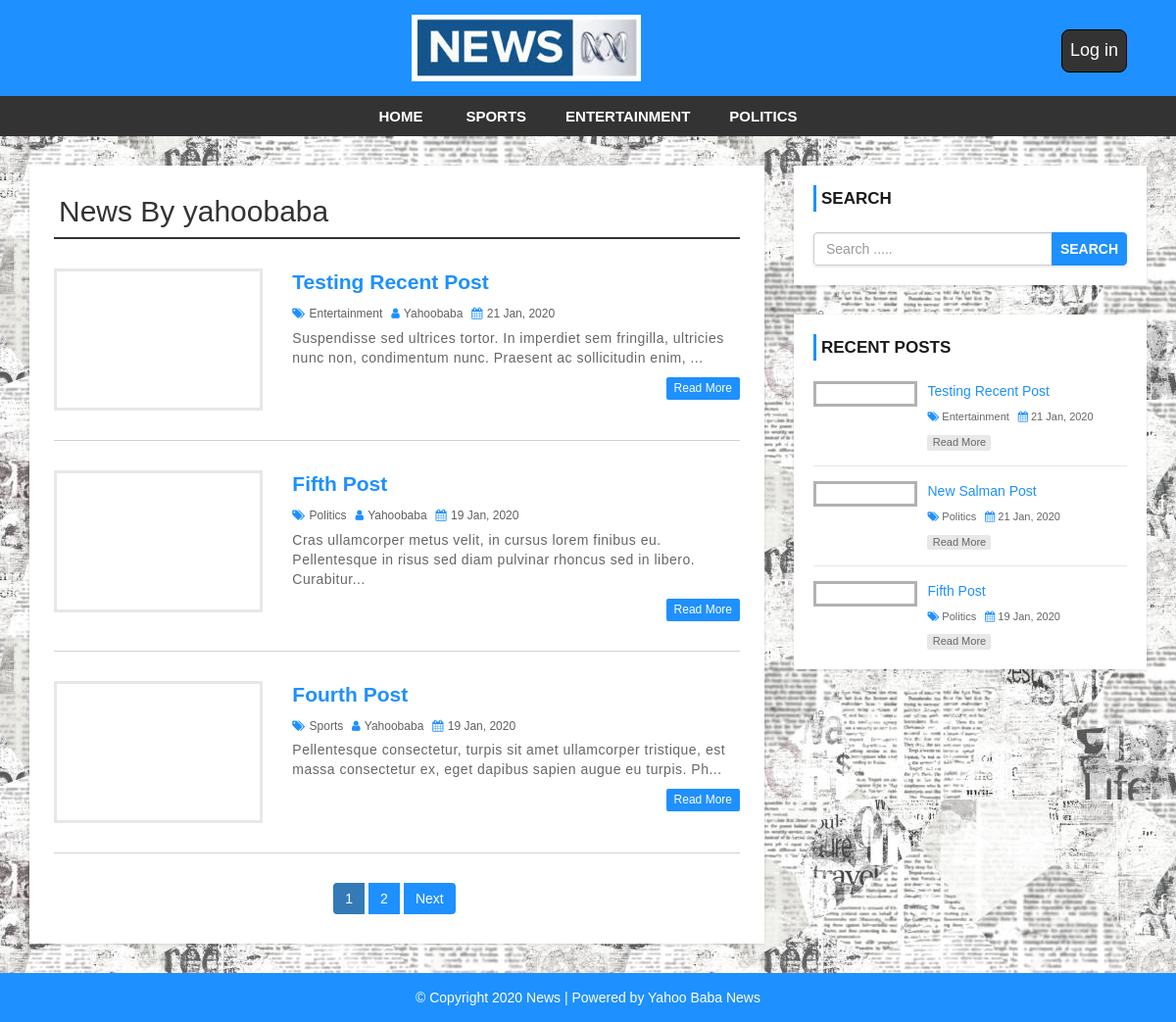
Page /author.php?aid=27 on the committed database.
### tables this page shows
CREATE TABLE `settings` (
  `id` int(11) NOT NULL,
  `websitename` varchar(60) NOT NULL,
  `logo` varchar(50) NOT NULL,
  `footerdesc` varchar(255) NOT NULL
);

CREATE TABLE `category` (
  `category_id` int(11) NOT NULL,
  `category_name` varchar(100) NOT NULL,
  `post` int(11) NOT NULL DEFAULT 0
);

CREATE TABLE `user` (
  `user_id` int(10) UNSIGNED NOT NULL,
  `first_name` varchar(30) NOT NULL,
  `last_name` varchar(30) NOT NULL,
  `username` varchar(30) DEFAULT NULL,
  `password` varchar(40) DEFAULT NULL,
  `role` int(11) NOT NULL
);

CREATE TABLE `post` (
  `post_id` int(11) NOT NULL,
  `title` varchar(100) NOT NULL,
  `description` text NOT NULL,
  `category` varchar(100) NOT NULL,
  `post_date` varchar(50) NOT NULL,
  `author` int(11) NOT NULL,
  `post_img` varchar(100) NOT NULL
);

### config.php (called while the page is built, shortened)
<?php
$hostname = "http://localhost/news-site";
?>

### author.php (the view, shortened to what this page needs)
<?php include 'header.php'; ?>
    <div id="main-content">
      <div class="container">
        <div class="row">
            <div class="col-md-8">
              <div class="post-container">
                <?php
                include "config.php";
                if(isset($_GET['aid'])){
                  $auth_id = $_GET['aid'];
                  $sql1 = "SELECT * FROM post JOIN user
                          ON post.author = user.user_id
                          WHERE post.author = {$auth_id}";
                  $result1 = mysqli_query($conn, $sql1) or die("Query Failed.");
                  $row1 = mysqli_fetch_assoc($result1);
                ?>
                <h2 class="page-heading">News By <?php echo $row1['username']; ?></h2>
                <?php
                  $limit = 3;
                  if(isset($_GET['page'])){
                    $page = $_GET['page'];
                  }else{
                    $page = 1;
                  }
                  $offset = ($page - 1) * $limit;
                  $sql = "SELECT post.post_id, post.title, post.description,post.post_date,post.author,
                  category.category_name,user.username,post.category,post.post_img FROM post
                  LEFT JOIN category ON post.category = category.category_id
                  LEFT JOIN user ON post.author = user.user_id
                  WHERE post.author = {$auth_id}
                  ORDER BY post.post_id DESC LIMIT {$offset},{$limit}";
                  $result = mysqli_query($conn, $sql) or die("Query Failed.");
                  if(mysqli_num_rows($result) > 0){
                    while($row = mysqli_fetch_assoc($result)) {
                ?>
                  <div class="post-content">
                      <div class="row">
                          <div class="col-md-4">
                            <a class="post-img" href="single.php?id=<?php echo $row['post_id']; ?>"><img src="admin/upload/<?php echo $row['post_img']; ?>" alt=""/></a>
                          </div>
                          <div class="col-md-8">
                            <div class="inner-content clearfix">
                                <h3><a href='single.php?id=<?php echo $row['post_id']; ?>'><?php echo $row['title']; ?></a></h3>
                                <div class="post-information">
                                    <span>
                                        <i class="fa fa-tags" aria-hidden="true"></i>
                                        <a href='category.php?cid=<?php echo $row['category']; ?>'><?php echo $row['category_name']; ?></a>
                                    </span>
                                    <span>
                                        <i class="fa fa-user" aria-hidden="true"></i>
                                        <a href='author.php?aid=<?php echo $row['author']; ?>'><?php echo $row['username']; ?></a>
                                    </span>
                                    <span>
                                        <i class="fa fa-calendar" aria-hidden="true"></i>
                                        <?php echo $row['post_date']; ?>
                                    </span>
                                </div>
                                <p class="description">
                                    <?php echo substr($row['description'],0,130) . "..."; ?>
                                </p>
                                <a class='read-more pull-right' href='single.php?id=<?php echo $row['post_id']; ?>'>read more</a>
                            </div>
                          </div>
                      </div>
                  </div>
                  <?php
                    }
                  }else{
                    echo "<h2>No Record Found.</h2>";
                  }
                  if(mysqli_num_rows($result1) > 0){
                    $total_records = mysqli_num_rows($result1);
                    $total_page = ceil($total_records / $limit);
                    echo '<ul class="pagination admin-pagination">';
                    for($i = 1; $i <= $total_page; $i++){
                      if($i == $page){
                        $active = "active";
                      }else{
                        $active = "";
                      }
                      echo '<li class="'.$active.'"><a href="author.php?aid='.$auth_id .'&page='.$i.'">'.$i.'</a></li>';
                    }
                    if($total_page > $page){
                      echo '<li><a href="author.php?aid='.$auth_id .'&page='.($page + 1).'">Next</a></li>';
                    }
                    echo '</ul>';
                  }
                }else{
                  echo "<h2>No Record Found.</h2>";
                }
                  ?>
              </div>
            </div>
            <?php include 'sidebar.php'; ?>
        </div>
      </div>
    </div>
<?php include 'footer.php'; ?>

### header.php (shortened to what this page needs)
<?php
include "config.php";
?>
<!DOCTYPE html>
<html lang="en">
<head>
  <link rel="stylesheet" href="css/bootstrap.min.css" />
  <link rel="stylesheet" href="css/font-awesome.css">
  <link rel="stylesheet" href="css/style.css">
</head>
<body>
  <div id="header">
    <div class="container">
      <div class="row">
        <div class=" col-md-offset-4 col-md-4" style="display: flex;">
          <?php
          include "config.php";
          $sql = "SELECT * FROM settings";
          $result = mysqli_query($conn, $sql) or die("Query Failed.");
          if (mysqli_num_rows($result) > 0) {
            while ($row = mysqli_fetch_assoc($result)) {
              if ($row['logo'] == "") {
                echo '<a href="index.php"><h1>' . $row['websitename'] . '</h1></a>';
              } else {
                echo '<a href="index.php" id="logo"><img src="admin/images/' . $row['logo'] . '"></a>';
              }
            }
          }
          ?>
        </div>
        <div class='login'>
                <a href="admin/index.php">Log in</a>
          </div>
      </div>
    </div>
  </div>
  <div id="menu-bar">
    <div class="container">
      <div class="row">
        <div class="col-md-12">
          <?php
          include "config.php";
          $sql = "SELECT * FROM category WHERE post > 0";
          $result = mysqli_query($conn, $sql) or die("Query Failed. : Category");
          if (mysqli_num_rows($result) > 0) {
            $active = "";
            ?>
            <ul class='menu'>
              <li><a href='<?php echo $hostname; ?>'>Home</a></li>
              <?php while ($row = mysqli_fetch_assoc($result)) {
                echo "<li><a class='{$active}' href='category.php?cid={$row['category_id']}'>{$row['category_name']}</a></li>";
              } ?>
            </ul>
          <?php } ?>
        </div>
      </div>
    </div>
  </div>

### sidebar.php (shortened to what this page needs)
<div id="sidebar" class="col-md-4">
    <div class="search-box-container">
        <h4>Search</h4>
        <form class="search-post" action="search.php" method ="GET">
            <div class="input-group">
                <input type="text" name="search" class="form-control" placeholder="Search .....">
                <span class="input-group-btn">
                    <button type="submit" class="btn btn-danger">Search</button>
                </span>
            </div>
        </form>
    </div>
    <div class="recent-post-container">
        <h4>Recent Posts</h4>
        <?php
        include "config.php";
        $limit = 3;
        $sql = "SELECT post.post_id, post.title, post.post_date,
        category.category_name,post.category,post.post_img FROM post
        LEFT JOIN category ON post.category = category.category_id
        ORDER BY post.post_id DESC LIMIT {$limit}";
        $result = mysqli_query($conn, $sql) or die("Query Failed. : Recent Post");
        if(mysqli_num_rows($result) > 0){
          while($row = mysqli_fetch_assoc($result)) {
      ?>
        <div class="recent-post">
            <a class="post-img" href="single.php?id=<?php echo $row['post_id']; ?>">
            </a>
            <div class="post-content">
                <h5><a href="single.php?id=<?php echo $row['post_id']; ?>"><?php echo $row['title']; ?></a></h5>
                <span>
                    <i class="fa fa-tags" aria-hidden="true"></i>
                    <a href='category.php?cid=<?php echo $row['category']; ?>'><?php echo $row['category_name']; ?></a>
                </span>
                <span>
                    <i class="fa fa-calendar" aria-hidden="true"></i>
                    <?php echo $row['post_date']; ?>
                </span>
                <a class="read-more" href="single.php?id=<?php echo $row['post_id']; ?>">read more</a>
            </div>
        </div>
    <?php
      }
    }
    ?>
    </div>
</div>

### footer.php
<div id ="footer">
    <div class="container">
        <div class="row">
            <div class="col-md-12">
              <?php
                include "config.php";
                $sql = "SELECT * FROM settings";
                $result = mysqli_query($conn, $sql) or die("Query Failed.");
                if(mysqli_num_rows($result) > 0){
                  while($row = mysqli_fetch_assoc($result)) {
              ?>
                <span><?php echo $row['footerdesc']; ?></span>
              <?php
                }
              }
              ?>
            </div>
        </div>
    </div>
</div>
</body>
</html>

### css/style.css (style rules this page uses)
body { background: #f1f1f1; font-family: sans-serif,arial,Helvetica; }
a, a:hover, a:focus { text-decoration: none; outline: none; }
ul { margin:0; padding:0; list-style:none; }
h2.page-heading { margin: 5px 0 30px; padding: 0 5px 10px; border-bottom: 2px solid #333; }
form { background: #fff; padding: 25px; box-shadow:0 1px 3px rgba(0, 0, 0, 0.13); }
#header { background: #1e90ff; text-align: center; padding: 15px; }
#logo { display: inline-block; width: 65%; }
#logo img { width: 100%; }
#menu-bar { background: #333; text-align: center; }
#menu-bar .menu > li { display: inline-block; }
.menu > li > a { padding: 10px 20px; display: block; text-transform: uppercase; color: #fff; font-size: 15px; font-weight:600; transition:all 0.5s ease 0s; }
#main-content { padding: 30px 0; min-height: 750px; }
#main-content .post-container { background-color: #fff; padding: 25px; box-shadow: 0 1px 3px rgba(0, 0, 0, 0.13); }
#main-content .post-content { border-bottom: 1px solid #d1d1d1; padding: 0 0 30px; margin-bottom:30px; }
#main-content .post-content .post-img { border: 3px solid #e7e7e7; display: block; height: 145px; overflow: hidden; transition: border .3s; }
#main-content .post-content h3 { font-size: 21px; line-height: 28px; font-weight: 600; margin: 0 0 7px; }
#main-content .post-content h3 a { color: #1e90ff; transition:all 0.3s; }
#main-content .post-content .post-information span { color: #606060; font-size: 12px; text-transform: capitalize; margin: 0 5px 5px 0; display: inline-block; }
#main-content .post-content .post-information i { color: #1e90ff; margin-right: 1px; }
#main-content .post-content .post-information a { color: #606060; text-decoration: none; }
#main-content .post-content p, #main-content .single-post p { color: #666; font-size: 14px; letter-spacing: 0.5px; margin:0 0 10px; }
#main-content .post-content a.read-more { color: #fff; background-color: #1E90FF; font-size: 12px; text-transform: capitalize; padding: 3px 8px; border-radius: 2px; transition: all 0.3s; }
.pagination { display: block; text-align: center; margin: 0; }
.pagination li { display:inline-block; margin: 0 5px 0 0; }
.pagination li a { border: none; background: #1e90ff; color: #fff; }
i.fa { color:#222; }
#sidebar h4 { color: #1A1A1A; font-size: 17px; line-height: 27px; font-weight:600; text-transform: uppercase; padding: 0 0 0 5px; margin: 0 0 21px; border-left: 3px solid #1e90ff; }
#sidebar .search-box-container { background-color: #fff; padding: 20px; margin: 0 0 30px; box-shadow: 0 1px 3px rgba(0, 0, 0, 0.13); }
#sidebar .search-post { padding: 0; }
#sidebar .search-post input { color: #606060; }
#sidebar .search-post .btn { font-weight: 600; text-transform: uppercase; padding: 6px 8px; background-color: #1E90FF; border-color: #1E90FF; outline: none; }
#sidebar .recent-post-container { padding: 20px; background: #fff; box-shadow: 0 1px 3px rgba(0, 0, 0, 0.13); }
#sidebar .recent-post { border-bottom: 1px solid #e7e7e7; padding: 0 0 15px; margin: 0 0 15px; }
#sidebar .recent-post:last-child { margin: 0; padding: 0; border: none; }
#sidebar .recent-post .post-img { display: inline-block; width: 33%; border: 3px solid rgba(0,0,0,0.3); vertical-align: top; transition: border .3s; }
#sidebar .recent-post .post-content { width: 65%; display: inline-block; border: none; padding: 0 0 0 7px; margin: 0; }
#sidebar .recent-post h5 { font-size: 14px; line-height: 20px; margin: 0 0 5px; }
#sidebar .recent-post h5 a { color: #1E90FF; }
#sidebar .recent-post span { color: #666; font-size: 11px; display: inline-block; margin: 0 5px 10px 0; }
#sidebar .recent-post span a { color: #666; }
#sidebar .recent-post span i { color: #1E90FF; }
#sidebar .recent-post a.read-more { color: #666; background-color: rgba(0,0,0,0.09); width: 65px; font-size: 11px; text-align: center; padding: 0; display: block; transition: all 0.3s; }
#footer { color: #fff; padding:15px 0; text-align:center; background-color:#1e90ff; }
#footer a { color:#fff; }

### header.php (style rules this page uses)
.login a { background-color: #333; font-size: 18px; position: absolute; right: 50px; border: 1px solid black; top: 30px; padding: 8px; color: white; border-radius: 8px; }
body { background-image: url('images/logoo-bg.jpg'); background-attachment: fixed; }

### rows in the picture
settings: logo (picture), footerdesc "© Copyright 2020 News | Powered by Yahoo Baba News"
category: category_name "SPORTS"
category: category_name "ENTERTAINMENT"
category: category_name "POLITICS"
user: username "yahoobaba"
post: title "Testing Recent Post", category.category_name "Entertainment", user.username "Yahoobaba", post_date "21 Jan, 2020", description "Suspendisse sed ultrices tortor. In imperdiet sem fringilla, ultricies nunc non, condimentum nunc. Praesent ac sollicitudin enim,"
post: title "Fifth Post", category.category_name "Politics", user.username "Yahoobaba", post_date "19 Jan, 2020", description "Cras ullamcorper metus velit, in cursus lorem finibus eu. Pellentesque in risus sed diam pulvinar rhoncus sed in libero. Curabitur"
post: title "Fourth Post", category.category_name "Sports", user.username "Yahoobaba", post_date "19 Jan, 2020", description "Pellentesque consectetur, turpis sit amet ullamcorper tristique, est massa consectetur ex, eget dapibus sapien augue eu turpis. Ph"
post: title "New Salman Post", category.category_name "Politics", post_date "21 Jan, 2020"
